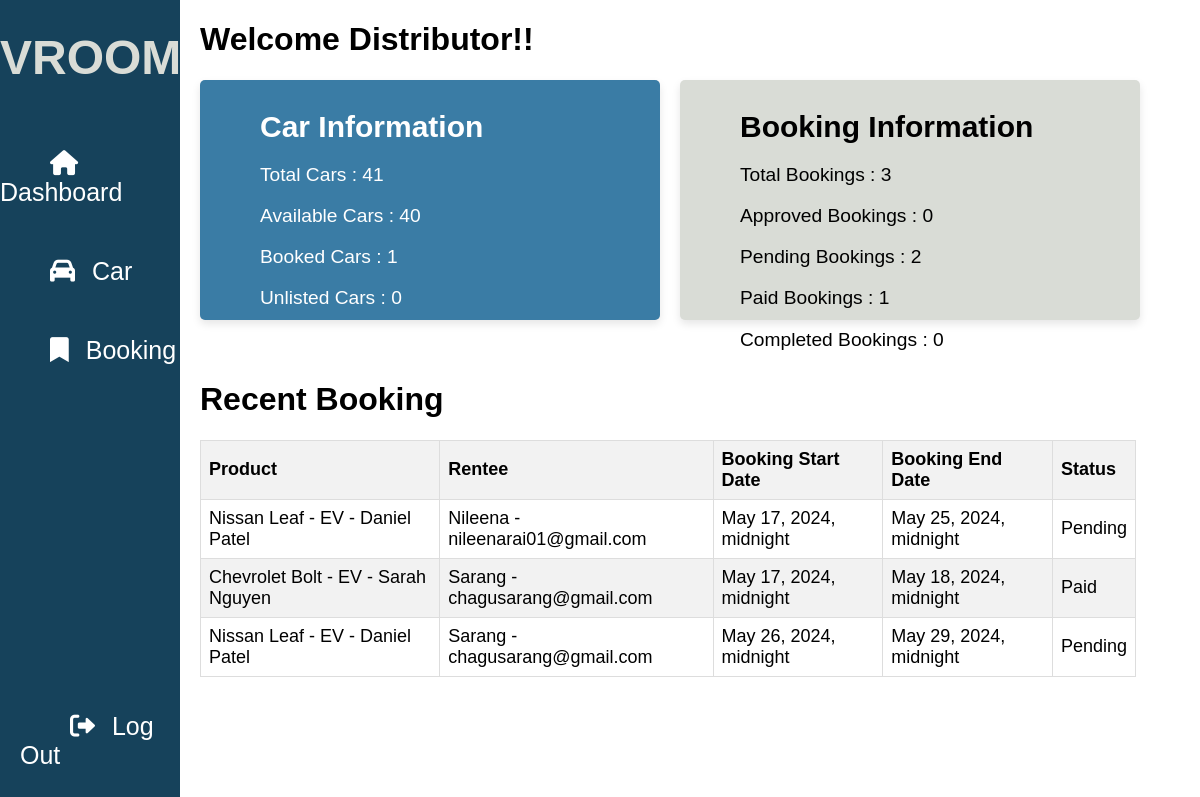
Before: /distributor-profile/ with the older database file.
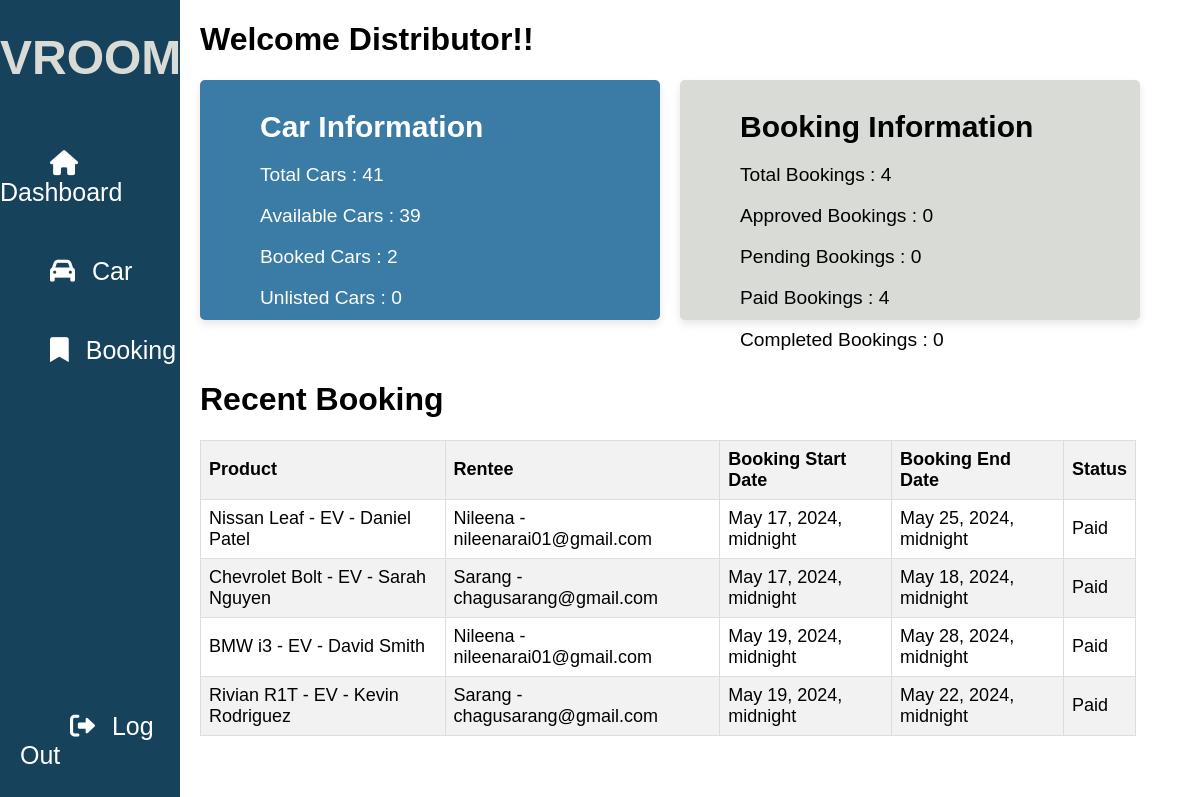
After: the same page with the newer database file.
### carlisting/models.py (models this page shows, shortened)
class CarOrder(models.Model):
    order_id = models.AutoField(primary_key=True)
    product = models.ForeignKey(CarDetail, on_delete=models.DO_NOTHING)
    rentee = models.ForeignKey(Profile, on_delete=models.DO_NOTHING, default=1)
    total_price = models.DecimalField(max_digits=10, decimal_places=2, null=True)
    start_date = models.DateTimeField(null=True)
    end_date = models.DateTimeField(null=True)
    status = models.CharField(max_length=100, choices=STATUS, null=True, default='Pending')

class CarDetail(models.Model):
    renter_name = models.CharField(max_length=100, null=True)
    renter_contact = models.CharField(max_length=10, null=True)
    car_type = models.CharField(max_length=100, choices=CAR_TYPE, null=True)
    car_model = models.CharField(max_length=100, null=True)
    price = models.DecimalField(decimal_places=2, max_digits=10, null=True)
    availability = models.CharField(max_length=20, choices=AVAILABILITY, null=True, default='Available')
    image = models.ImageField(default='static/img/lambo.jpg', upload_to='static/img/car_images')
    def __str__(self):
        return f'{self.car_model} - {self.car_type} - {self.renter_name} '

### userauthentication/models.py (models this page shows)
class Profile(models.Model):
    user = models.OneToOneField(User, on_delete=models.CASCADE, null=True)
    address = models.CharField(max_length=100, null=True)
    license_number = models.CharField(max_length=100, null=True)
    contact = models.CharField(max_length=100, null=True)
    def __str__(self):
        return f'{self.user.username} - {self.user.email}'

### carlisting/views.py (the view)
# urls.py: path('distributor-profile/', views.distributorprofile, name = 'distributor_profile'),
def distributorprofile(request):
  try:
    if request.method == 'POST':
      renter_name = request.POST.get('renter_name')
      car_model = request.POST.get('car_model')
      car_detail = CarDetail.objects.filter(renter_name=renter_name, car_model=car_model).first()
      if car_detail:
        if 'changeUnlisted' in request.POST:
          car_detail.availability = "Unlisted"
          car_detail.save()
          messages.success(request, "Car status updated to Unlisted successfully")
        elif 'changeAvailable' in request.POST:
          car_detail.availability = "Available"
          car_detail.save()
          messages.success(request, "Car status updated to Available successfully")
        elif 'deleteCarDetails' in request.POST:
          car_detail.delete()
          messages.success(request, "Car deleted successfully")
        else:
          messages.error(request, "Invalid action")
      else:
        order_id = request.POST.get('order_id')
        print(order_id)
        car_order = CarOrder.objects.filter(order_id=order_id).first()
        print(car_order)
        if 'approve' in request.POST:
          car_order.status = "Approved"
          car_order.save()
          subject = "Your Order has been Approved!"
          message = f"""Hello {car_order.rentee.user.username}:,

We are excited to inform you that your order has been successfully approved!
Please proceed with the payment to fully complete this booking request. After payment the car will be delivered according to your needs.

Thank you for choosing VROOM-Car-Rental-Service. We are delighted to have you as a valued customer and look forward to providing you with an exceptional car rental experience.

If you have any questions or need further assistance, please don't hesitate to reach out to our support team.

Best regards,
The VROOM-Car-Rental-Service Team
"""
        from_email = settings.EMAIL_HOST_USER
        to_list = [car_order.rentee.user.email]
        send_mail(subject, message, from_email, to_list, fail_silently=True)
        messages.success(request, "Order  approved successfully")
  except Exception as e:
    messages.error(request, f"Error: {str(e)}")
  items = CarDetail.objects.all()
  orders = CarOrder.objects.all()
  recent_orders = CarOrder.objects.all()[:5]
  context = {
    'items': items,
    'orders': orders,
    'recent_orders': recent_orders,
  }
  return render(request, 'main/distributor.html', context)

### templates/main/distributor.html (shortened to what this page needs)
<!DOCTYPE html>
<html lang="en">
  <head>
  </head>
  <body>
    <div class="container">
      <div class="sidebar">
        <h1 id="logo">VROOM</h1>
        <ul>
          <li>
            <a id="default-btn" onclick="toggleContent('default')">
              <i class="fas fa-house"></i>
              <span id="default-topic">Dashboard</span>
            </a>
          </li>
          <li>
            <a id="car-btn" onclick="toggleContent('car')">
              <i class="fas fa-car"></i>
              <span id="distributor-topic">Car</span>
            </a>
          </li>
          <li>
            <a id="booking-btn" onclick="toggleContent('booking')">
              <i class="fas fa-bookmark"></i>
              <span id="user-topic">Booking</span>
            </a>
          </li>
          <li>
            <a href="{% url 'logout' %}" id="logout">
              <i class="fas fa-sign-out-alt"></i>
              <span id="topic">Log Out</span>
            </a>
          </li>
        </ul>
      </div>
      <div class="content">
        <div id="default-content">
          <h1>Welcome Distributor!!</h1>
          <div id="dashboard_card">
            <div class="car_card" id="car_card">
              <h3>Car Information</h3>
              <label id="Cars">
                <p id="TotalCars"></p>
              </label>
              <label id="Cars">
                <p id="Available"></p>
              </label>
              <label id="Cars">
                <p id="Booked"></p>
              </label>
              <label id="Cars">
                <p id="Unlisted"></p>
              </label>
            </div>
            <div class="booking_card" id="book_card">
              <h3>Booking Information</h3>
              <label id="Bookings">
                <p id="Booking"></p>
              </label>
              <label id="Bookings">
                <p id="Approved"></p>
              </label>
              <label id="Bookings">
                <p id="Pending"></p>
              </label>
              <label id="Bookings">
                <p id="Paid"></p>
              </label>
              <label id="Bookings">
                <p id="Completed"></p>
              </label><br />
            </div>
          </div>
          <h1 id="recent_booking">Recent Booking</h1>
          <table>
            <thead>
              <tr>
                <th>Product</th>
                <th>Rentee</th>
                <th>Booking Start Date</th>
                <th>Booking End Date</th>
                <th>Status</th>
              </tr>
            </thead>
            <tbody>
              {% for order in recent_orders %}
              <tr>
                <td>{{ order.product }}</td>
                <td>{{ order.rentee }}</td>
                <td>{{ order.start_date }}</td>
                <td>{{ order.end_date }}</td>
                <td>{{ order.status }}</td>
              </tr>
              {% endfor %}
            </tbody>
          </table>
        </div>
      </div>
    </div>
  </body>
</html>

### templates/main/distributor.html (style rules this page uses)
:root { --indigo: #16425b; --lapis: #2f6690; --cerulean: #3a7ca5; --skyblue: #81c3d7; --platinum: #d9dcd6; --darkgray: #b4b4b3; --red: #f44336; --green: #4caf50; --darkgreen: darkgreen; --crimson: crimson; --white: #fff; --yellow: #f4a62a; --orange:#E67C0E; }
body { background-color: var(--white); margin: 0; padding-top: 0; overflow-x: hidden; font-family: "Montserrat", sans-serif; }
table { font-size: 18px; border-collapse: collapse; width: 78vw; margin-top: 15px; }
table th, table td { border: 1px solid #dddddd; text-align: left; padding: 8px; }
table th { background-color: #f2f2f2; }
table tr:nth-child(even) { background-color: #f2f2f2; }
#logo { color: var(--platinum); margin-top: 30px; text-align: center; font-size: 3rem; }
.sidebar { float: left; width: 15vw; background-color: var(--indigo); height: 100vh; }
.sidebar i { color: var(--white); margin-left: 50px; margin-right: 10px; }
.sidebar ul { list-style-type: none; padding: 0; margin-top: 8vh; }
.sidebar li { margin-bottom: 10px; }
.sidebar a { font-size: 25px; width: 15vw; text-decoration: none; color: var(--white); display: block; margin-top: 50px; }
#logout { position: absolute; bottom: 30px; left: 20px; }
.content { float: left; width: 80%; padding-left:20px; box-sizing: border-box; }
.car_card, .booking_card { padding-left: 60px; margin-bottom: 5vh; border-radius: 5px; box-sizing: border-box; box-shadow: 0 4px 8px rgba(0, 0, 0, 0.1); }
.car_card h3, .booking_card h3 { font-size: 30px; margin-top: 30px; margin-bottom: 20px; }
#Bookings, #Cars { font-size: 1.2rem; }
#default-content #dashboard_card { display: flex; }
#car_card, #book_card { width: 40vw; height: 30vh; }
#car_card { background-color: var(--cerulean); color: var(--white); margin-right: 20px; }
#book_card { background-color: var(--platinum); }
.card-text h2, h3, h4 { margin: 0; margin-top: 10px; }

Changed rows visible on the page:
removed CarOrder: product "Nissan Leaf - EV - Daniel Patel", rentee "Sarang - chagusarang@gmail.com", start_date "May 26, 2024, midnight", end_date "May 29, 2024, midnight", status "Pending"
changed CarOrder "May 25, 2024, midnight": status "Pending" → "Paid"
added CarOrder: product "BMW i3 - EV - David Smith", rentee "Nileena - nileenarai01@gmail.com", start_date "May 19, 2024, midnight", end_date "May 28, 2024, midnight", status "Paid"
added CarOrder: product "Rivian R1T - EV - Kevin Rodriguez", rentee "Sarang - chagusarang@gmail.com", start_date "May 19, 2024, midnight", end_date "May 22, 2024, midnight", status "Paid"
Other visible differences:
text written by a page script: "Available Cars : 40" → "Available Cars : 39"
text written by a page script: "Booked Cars : 1" → "Booked Cars : 2"
text written by a page script: "Total Bookings : 3" → "Total Bookings : 4"
text written by a page script: "Pending Bookings : 2" → "Pending Bookings : 0"
text written by a page script: "Paid Bookings : 1" → "Paid Bookings : 4"
